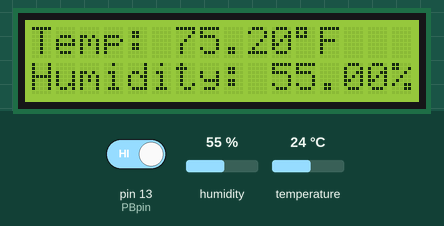
The sketch below on a simulated Arduino Uno, built with avr-gcc and run on an emulated ATmega328P. Shown: 16×2 character LCD. Inputs (shaded band) come from the test bench; at power-on: pin 13 (PBpin) HIGH, humidity 55 %, temperature 24 °C.

Above: at 1.2 s.
1.3 s: pin 13 (PBpin) driven LOW
At 3.3 s:
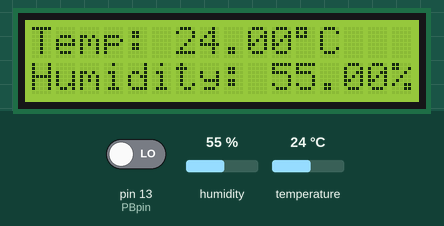
3.6 s: humidity set to 22 %
At 4.5 s:
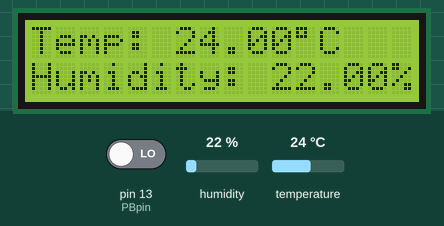
5.7 s: temperature set to 12 °C
At 6.9 s:
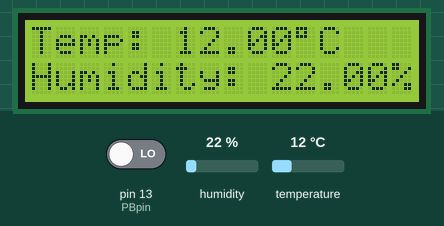
7.7 s: pin 13 (PBpin) driven HIGH
At 9.3 s:
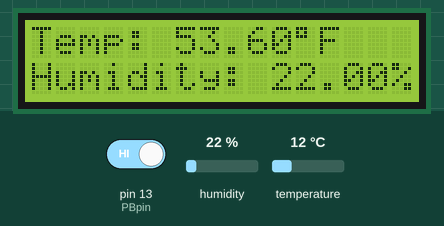
9.8 s: humidity set to 40 %
At 11.5 s:
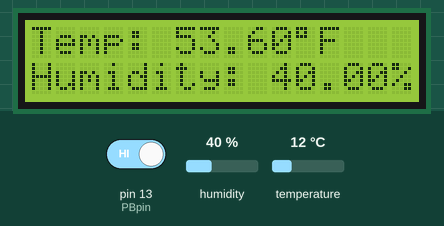
11.8 s: temperature set to 19 °C
At 12.8 s:
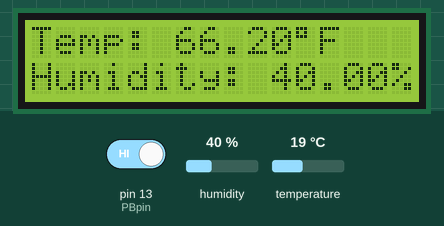
Timing chart, 0 to 14.8 s (numbered marks = the images above; inputs shaded):
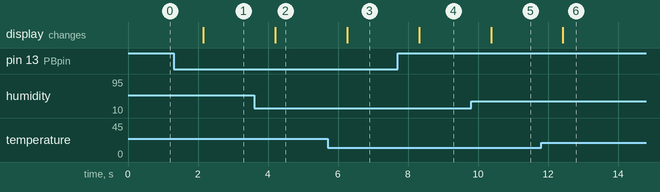

Measured:
- after the input at 1.3 s, the display: changes after 0.85 s (image 1)
- after the input at 3.6 s, the display: changes after 0.60 s (image 2)
- after the input at 5.7 s, the display: changes after 0.56 s (image 3)
- after the input at 7.7 s, the display: changes after 0.62 s (image 4)
- after the input at 9.8 s, the display: changes after 0.57 s (image 5)
- after the input at 11.8 s, the display: changes after 0.63 s (image 6)

The sketch:

dht-11LCD-PB.ino
```cpp
/*
 * this program will display the current temperature and humitidy
 * of your room on the lcd with the help of the DHT11. also while
 * holding down a button the temperaute will convert from celcius
 * to farenheit
 */

#include <dht.h>//include the dht 11 library
#include <LiquidCrystal.h>//include the lcd library

LiquidCrystal lcd(12, 11, 5, 4, 3, 2);//the pins that the lcd in connected to

dht DHT;

#define DHT11_PIN 7 // define the pin number of which the dht11 is connected to
int PBpin = 13; //set the pin that button is connected to
int buttonState = 1; //set the state of the button to 1

void setup(){
  lcd.begin(16, 2); //set the numbers of columns and rows
}
void loop(){

 buttonState = digitalRead (PBpin); //the button will read the value of pin 13

  if (buttonState ==LOW){ //what the program will do if the state if the button is low
  int chk = DHT.read11(DHT11_PIN);//the dht11 is reading the values
  lcd.setCursor(0,0); //set the cursor to column 0, line 1
  lcd.print("Temp: "); //print "Temp: " on the LCD
  lcd.print(DHT.temperature); // print the temperature that the dht 11 is reading on the lcd
  lcd.print((char)223); //print degree symbol on the lcd
  lcd.print("C"); //print the celcius symbol on the lcd
  lcd.setCursor(0,1);//set the cursor to column 0, line 2
  lcd.print("Humidity: ");//print "Humidity: " on the lcd
  lcd.print(DHT.humidity);// print the humidity that the dht 11 is reading on the lcd
  lcd.print("%");//print % on the lcd
  delay(1000);//delay of 1000 ms between every reading
}

else {  //what the program will do if the state if the button is other than low

  int chk = DHT.read11(DHT11_PIN); //the dht11 is reading the values
  lcd.setCursor(0,0); //set the cursor to column 0, line 1
  lcd.print("Temp: ");//print "Temp: " on the LCD
  lcd.print(((DHT.temperature)*9/5)+32); // print the temperature that the dht 11 is reading on the lcd in celcius
  lcd.print((char)223);//print degree symbol on the lcd
  lcd.print("F");//print the farenheit symbol on the lcd
  lcd.setCursor(0,1);//set the cursor to column 0, line 2
  lcd.print("Humidity: ");//print "Humidity: " on the lcd
  lcd.print(DHT.humidity);// print the humidity that the dht 11 is reading on the lcd
  lcd.print("%");//print % on the lcd
  delay(1000);//delay of 1000 ms between every reading
}
}
```
